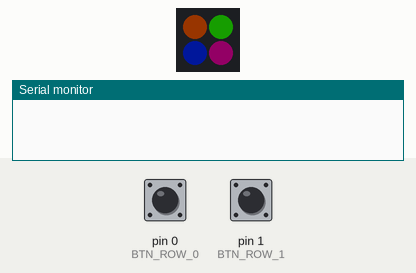
This sketch was run on a simulated Teensy 4. Parts: 2×2 RGB LED matrix (first LED top left, wired row by row), the last lines printed to the serial monitor. Wiring (inferred from the names in the program): APA102 LEDs: data pin 2; clock pin 3. The test bench sets the inputs (shaded band); at power-on: pin 0 (BTN_ROW_0) HIGH, pin 1 (BTN_ROW_1) HIGH. Dim RGB values are drawn brighter than linear.

Above: at 1.26 s.
1.3 s: pin 0 (BTN_ROW_0) pulled LOW for 0.15 s
At 2.52 s:
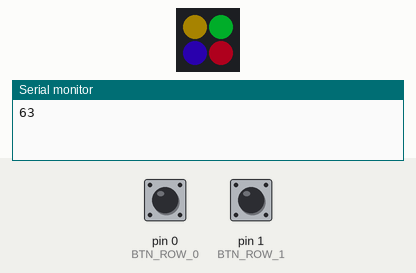
4.3 s: pin 1 (BTN_ROW_1) pulled LOW for 0.15 s
At 4.37 s:
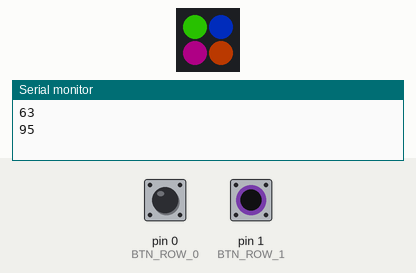
7.4 s: pin 0 (BTN_ROW_0) pulled LOW for 1 s
At 8.03 s:
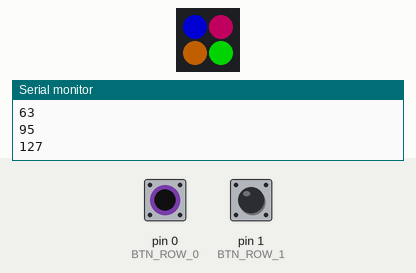
10.4 s: pin 1 (BTN_ROW_1) pulled LOW for 1 s
At 11.24 s:
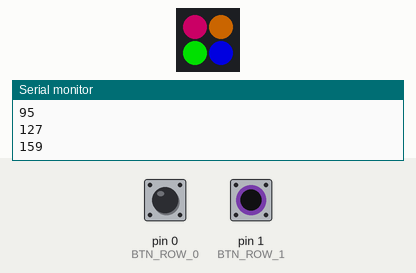
Timing chart, 0 to 14.4 s (numbered marks = the images above; inputs shaded):
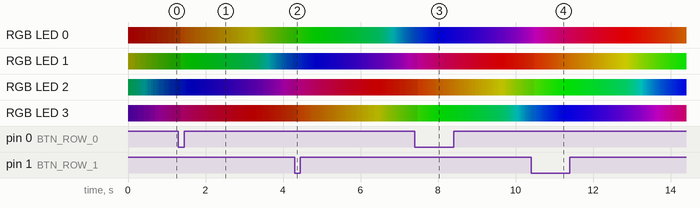

The sketch:

2x2Test.ino
```cpp
#include "FastLED.h"
#include "globals.h"

FASTLED_USING_NAMESPACE

IntervalTimer btn_timer;

// FastLED Stuff
CRGB leds[NUM_LEDS];

volatile byte col = 0;

void check_btns(){
    if(col == 0) {
      digitalWriteFast(BTN_COL_0, LOW);
      digitalWriteFast(BTN_COL_1, HIGH);
    }
    else {
      digitalWriteFast(BTN_COL_0, HIGH);
      digitalWriteFast(BTN_COL_1, LOW);
    }

    delay(5);
    bitWrite(btn_reads[col], 0, read_btn(BTN_ROW_0));
    bitWrite(btn_reads[col], 1, read_btn(BTN_ROW_1));

    col++;
    if(col >= 2){
        col = 0;
        // complete cycle, copy btns
        // memcpy doesn't work on volatile
        static uint8_t i;
        for(i=0; i<2; i++){
            btns[i] = btn_reads[i];
        }
    }

}

inline void setup_btns() {
    pinMode(BTN_ROW_0, INPUT_PULLUP);
    pinMode(BTN_ROW_1, INPUT_PULLUP);

    pinMode(BTN_COL_0, OUTPUT);
    pinMode(BTN_COL_1, OUTPUT);

    if(!btn_timer.begin(check_btns, 25000)) {
        Serial.println("Failed timer init!");
    }
}

uint8_t brightness = 31;
inline void setup_leds() {
  FastLED.addLeds<LED_TYPE,DATA_PIN,CLK_PIN,COLOR_ORDER>(leds, NUM_LEDS).setCorrection(TypicalLEDStrip);

  // set master brightness control
  FastLED.setBrightness(brightness);
}

void setup() {
    Serial.begin(115200);

    // while(!Serial){}

    setup_leds();
    setup_btns();
}

uint8_t gHue = 0;
bool changing_brightness = false;
void loop() {
    // static uint8_t x, y;
    // fill_solid(leds, NUM_LEDS, CRGB(0,0,0));
    // for(y = 0; y < ROWS; y++){
    //   for(x = 0; x < COLS; x++){
    //     if(btn_val(x, y)){
    //       leds[XY(x,y)] = CRGB(255,0,0);
    //       Serial.print(x);Serial.print(",");Serial.println(y);
    //     }
    //   }
    // }

    if(btn_val(1, 0) || btn_val(1, 1)){
        if(!changing_brightness){
            changing_brightness = true;
            brightness += 32;
            Serial.println(brightness);
            FastLED.setBrightness(brightness);
        }
    }
    else if(btn_val(0, 0) || btn_val(0, 1)){
        if(!changing_brightness){
            changing_brightness = true;
            brightness -= 32;
            Serial.println(brightness);
            FastLED.setBrightness(brightness);
        }
    }
    else {
        changing_brightness = false;
    }

    fill_rainbow( leds, NUM_LEDS, gHue, 64);
    gHue++;

    FastLED.show();
    FastLED.delay(50);
    // delay(50);
}
```

globals.h
```cpp
#define BTN_ROW_0 0
#define BTN_ROW_1 1

#define BTN_COL_0 2
#define BTN_COL_1 3

#define ROWS 2
#define COLS 2

volatile uint16_t btn_reads[] = {0, 0};
volatile uint16_t btns[] = {0, 0};

#define read_btn(p) !digitalReadFast(p)
#define btn_val(x, y) (bool)bitRead(btns[x], y)

// LED Setup
#define DATA_PIN    11
#define CLK_PIN     10
#define LED_TYPE    APA102
#define COLOR_ORDER BGR
#define NUM_LEDS    4

#define BRIGHTNESS  32

#define LED_WIDTH   2
#define LED_HEIGHT  2

uint8_t layout[LED_WIDTH][LED_HEIGHT] = {
    {0, 3},
    {1, 2}
};

#define XY(x, y) layout[y][x]
```
